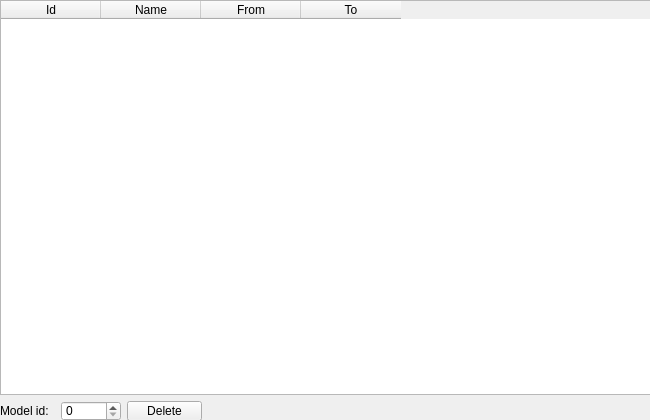
<?xml version="1.0" encoding="UTF-8"?>
<ui version="4.0">
 <class>DatabaseWindow_Eng</class>
 <widget class="QWidget" name="DatabaseWindow_Eng">
  <property name="geometry">
   <rect>
    <x>0</x>
    <y>0</y>
    <width>650</width>
    <height>420</height>
   </rect>
  </property>
  <property name="minimumSize">
   <size>
    <width>650</width>
    <height>420</height>
   </size>
  </property>
  <property name="maximumSize">
   <size>
    <width>650</width>
    <height>420</height>
   </size>
  </property>
  <property name="windowTitle">
   <string>DatabaseWindow</string>
  </property>
  <widget class="QWidget" name="verticalLayoutWidget">
   <property name="geometry">
    <rect>
     <x>0</x>
     <y>0</y>
     <width>651</width>
     <height>421</height>
    </rect>
   </property>
   <layout class="QVBoxLayout" name="verticalLayout">
    <item>
     <widget class="QTableWidget" name="modelsTable">
      <property name="columnCount">
       <number>4</number>
      </property>
      <column>
       <property name="text">
        <string>Id</string>
       </property>
      </column>
      <column>
       <property name="text">
        <string>Name</string>
       </property>
      </column>
      <column>
       <property name="text">
        <string>From</string>
       </property>
      </column>
      <column>
       <property name="text">
        <string>To</string>
       </property>
      </column>
     </widget>
    </item>
    <item>
     <layout class="QHBoxLayout" name="horizontalLayout">
      <item>
       <widget class="QLabel" name="label">
        <property name="minimumSize">
         <size>
          <width>55</width>
          <height>20</height>
         </size>
        </property>
        <property name="maximumSize">
         <size>
          <width>55</width>
          <height>20</height>
         </size>
        </property>
        <property name="text">
         <string>Model id:</string>
        </property>
       </widget>
      </item>
      <item>
       <widget class="QSpinBox" name="spinBox">
        <property name="minimumSize">
         <size>
          <width>60</width>
          <height>20</height>
         </size>
        </property>
        <property name="maximumSize">
         <size>
          <width>60</width>
          <height>20</height>
         </size>
        </property>
       </widget>
      </item>
      <item>
       <widget class="QPushButton" name="deleteButton">
        <property name="minimumSize">
         <size>
          <width>75</width>
          <height>20</height>
         </size>
        </property>
        <property name="maximumSize">
         <size>
          <width>75</width>
          <height>20</height>
         </size>
        </property>
        <property name="cursor">
         <cursorShape>PointingHandCursor</cursorShape>
        </property>
        <property name="text">
         <string>Delete</string>
        </property>
       </widget>
      </item>
      <item>
       <spacer name="horizontalSpacer">
        <property name="orientation">
         <enum>Qt::Horizontal</enum>
        </property>
        <property name="sizeHint" stdset="0">
         <size>
          <width>40</width>
          <height>20</height>
         </size>
        </property>
       </spacer>
      </item>
     </layout>
    </item>
   </layout>
  </widget>
 </widget>
 <resources/>
 <connections/>
</ui>
